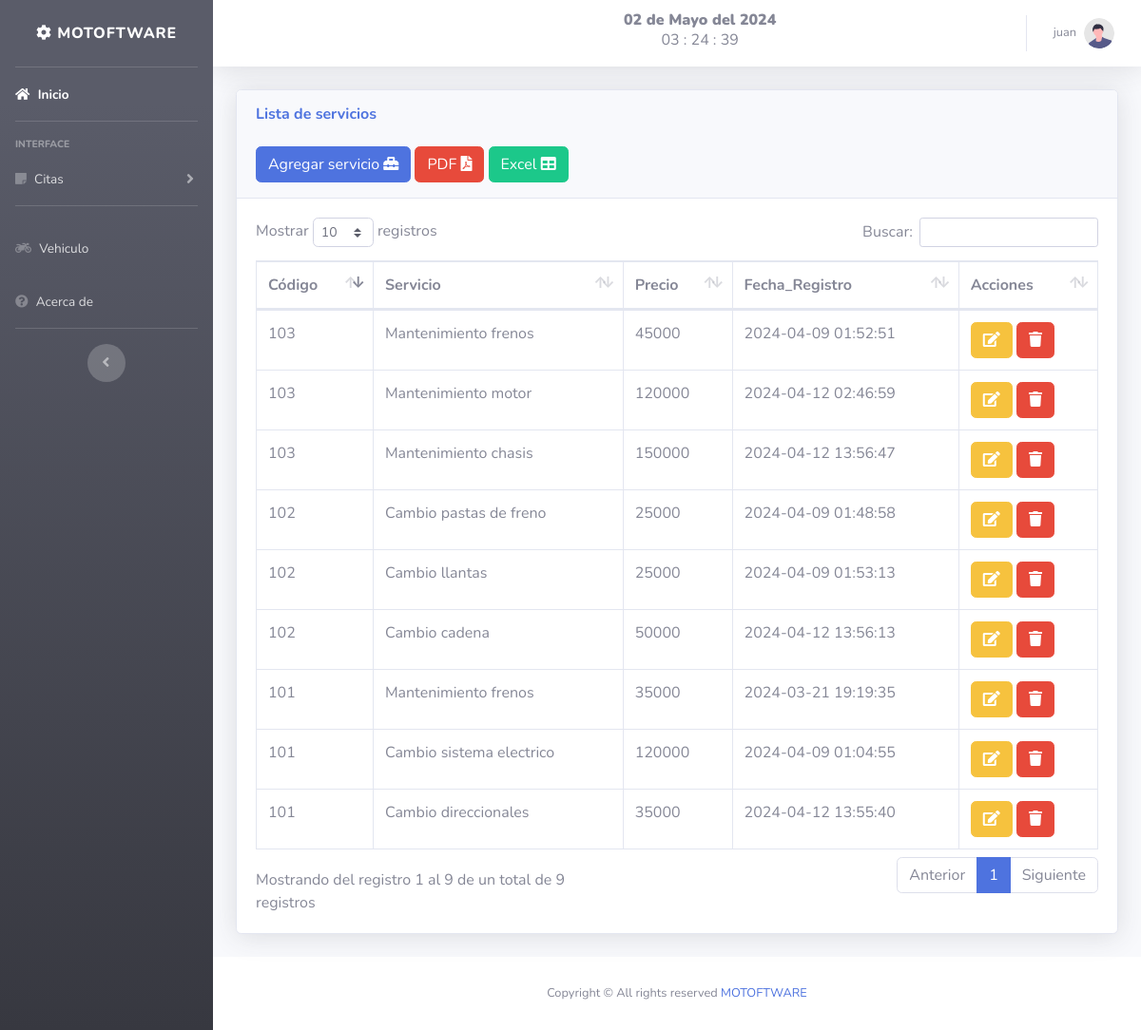
Screenshot of /views/servicios.php (signed in) with the database file from the repository.
### tables this page shows
CREATE TABLE `servicio` (
  `id` int(11) NOT NULL,
  `codigo` int(18) NOT NULL,
  `nombre` varchar(100) NOT NULL,
  `precio` int(11) NOT NULL,
  `fecha` timestamp NOT NULL DEFAULT CURRENT_TIMESTAMP
);

### views/servicios.php (the view, shortened to what this page needs)
<!DOCTYPE html>
<html lang="en">
<head>
</head>
<?php include "../includes/header.php"; ?>
<body id="page-top">
    <div class="container-fluid">
        <div class="card shadow mb-4">
            <div class="card-header py-3">
                <h6 class="m-0 font-weight-bold text-primary">Lista de servicios</h6>
                <br>
                <button type="button" class="btn btn-primary" data-toggle="modal" data-target="#especialidad">
                    <span class="glyphicon glyphicon-plus"></span> Agregar servicio <i class="fa fa-toolbox" aria-hidden="true"></i> </a></button>
                <button type="button" class="btn btn-danger">
                <a href="./reportes/pdf_servicio.php"> PDF <i class="fas fa-file-pdf"></i> </a></button>
                <button type="button" class="btn btn-success">
                <a href="./reportes/ex_servicio.php"> Excel <i class="fas fa-table"></i> </a></button>
            </div>
            <div class="card-body">
                <div class="table-responsive">
                    <table class="table table-bordered" id="dataTable" width="100%" cellspacing="0">
                        <thead>
                            <tr>
                                <th>Código</th>
                                <th>Servicio</th>
                                <th>Precio</th>
                                <th>Fecha_Registro</th>
                                <th>Acciones</th>
                            </tr>
                        </thead>
                        <?php
                        include "../includes/db.php";
                        $result = mysqli_query($conexion, "SELECT * FROM servicio ");
                        while ($fila = mysqli_fetch_assoc($result)) :
                        ?>
                            <tr>
                                <td><?php echo $fila['codigo'] ?></td>
                                <td><?php echo $fila['nombre']; ?></td>
                                <td><?php echo $fila['precio']; ?></td>
                                <td><?php echo $fila['fecha']; ?></td>
                                <td>
                                    <a class="btn btn-warning" href="../includes/editar_esp.php?id=<?php echo $fila['id'] ?> ">
                                        <i class="fa fa-edit "></i> </a>
                                    <a href="../includes/eliminar_esp.php?id=<?php echo $fila['id'] ?> " class="btn btn-danger btn-del">
                                        <i class="fa fa-trash "></i></a></button>
                                </td>
                            </tr>
                        <?php endwhile; ?>
                    </table>
                </div>
            </div>
        </div>
    </div>
    <?php include "../includes/footer.php"; ?>
</body>
</html>

### rows the page displays
servicio: codigo "101", nombre "Mantenimiento frenos", precio "35000", fecha "2024-03-21 19:19:35"
servicio: codigo "101", nombre "Cambio sistema electrico", precio "120000", fecha "2024-04-09 01:04:55"
servicio: codigo "102", nombre "Cambio pastas de freno", precio "25000", fecha "2024-04-09 01:48:58"
servicio: codigo "103", nombre "Mantenimiento frenos", precio "45000", fecha "2024-04-09 01:52:51"
servicio: codigo "102", nombre "Cambio llantas", precio "25000", fecha "2024-04-09 01:53:13"
servicio: codigo "103", nombre "Mantenimiento motor", precio "120000", fecha "2024-04-12 02:46:59"
servicio: codigo "101", nombre "Cambio direccionales", precio "35000", fecha "2024-04-12 13:55:40"
servicio: codigo "102", nombre "Cambio cadena", precio "50000", fecha "2024-04-12 13:56:13"
servicio: codigo "103", nombre "Mantenimiento chasis", precio "150000", fecha "2024-04-12 13:56:47"

### other values shown
fecha() "02 de Mayo del 2024"
$_SESSION['nombre'] "juan"
